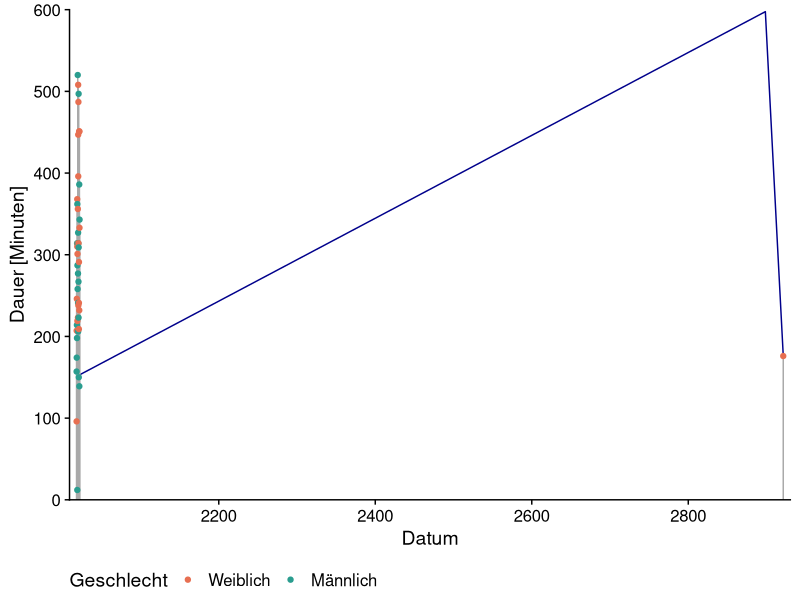
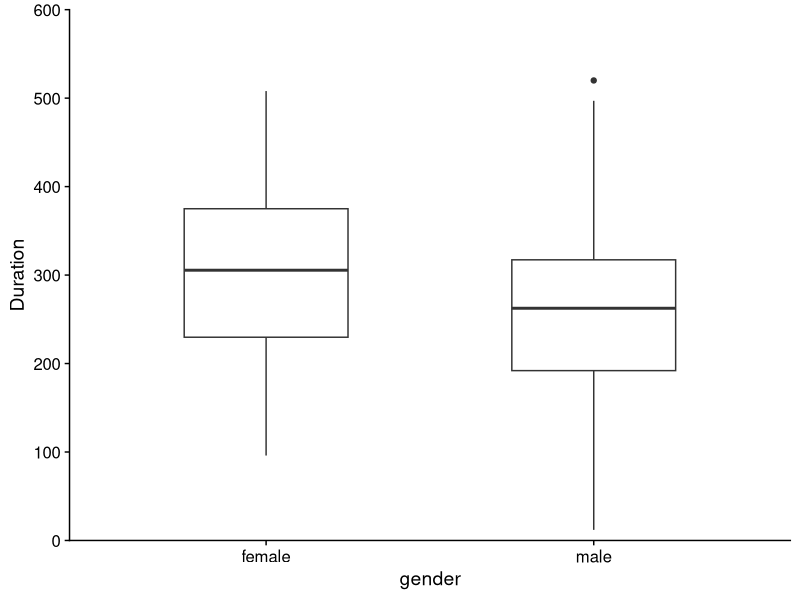
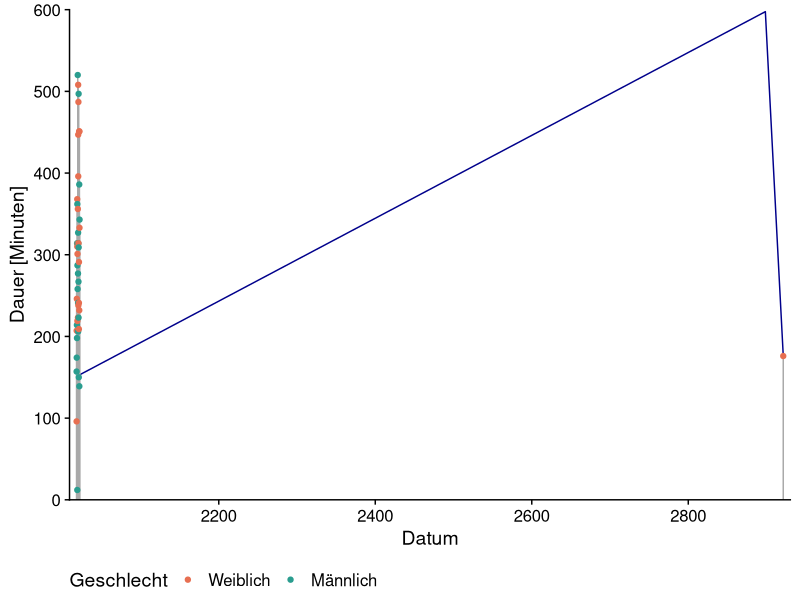

R code for these plots, in order:
# Header --------------------------------------------
#
# Original Author: Simon König, simonkoenig@live.de
# Created on: 2022-03-11
# 
# Last modified by: Simon König, simonkoenig@live.de
# On: 2022-10-05
#
# Script Description: some nice plots of the allesgesagt data
# 
# Notes: 
#
#
#



# load libraries and raw data --------------------------------------

library(lubridate)
library(cowplot)
library(tidyverse)

# some parsing failures aparently, also some of the data needs to be corrected
allesgesagt_raw <- read_csv("allesgesagt/allesgesagt_raw.csv")
# fix(allesgesagt_raw)

# a little bit of data wrangling
allesgesagt <- allesgesagt_raw %>% 
  mutate(Date = make_date(year, month, day),
         Duration = hours*60+minutes)



# first plots ------------------------

# plot time series of total interview length
ggplot(allesgesagt) +
  geom_smooth(aes(x = Date, y = Duration), se = FALSE, alpha = 0.5,
              color = "darkblue", size = 0.5) +
  geom_col(aes(x = Date, y = Duration), color = "darkgrey", alpha = 0.75) +
  geom_point(aes(x = Date, y = Duration, color = gender)) +
  scale_color_manual(breaks = c("female", "male"),
                     labels = c("Weiblich", "Männlich"),
                     values = c("#e76f51", "#2a9d8f"),
                     name = "Geschlecht") +
  # geom_smooth(aes(x = Date, y = Duration), se = FALSE, method = "lm") +
  scale_x_date(name = "Datum", expand = c(0.01,0)) +
  scale_y_continuous(expand = c(0,0), limits = c(0, 600), 
                     name = "Dauer [Minuten]") +
  theme_half_open() +
  theme(legend.position = "bottom") 
ggsave("allesgesagt/duration_ts_01.png",
       width = 18, height = 12, units = "cm", dpi = 450)

# compare length distributions for male vs. female guests
ggplot(allesgesagt) +
  geom_boxplot(aes(x = gender, y = Duration), width = 0.5) +
  scale_y_continuous(expand = c(0,0), limits = c(0, 600)) +
  theme_half_open()
